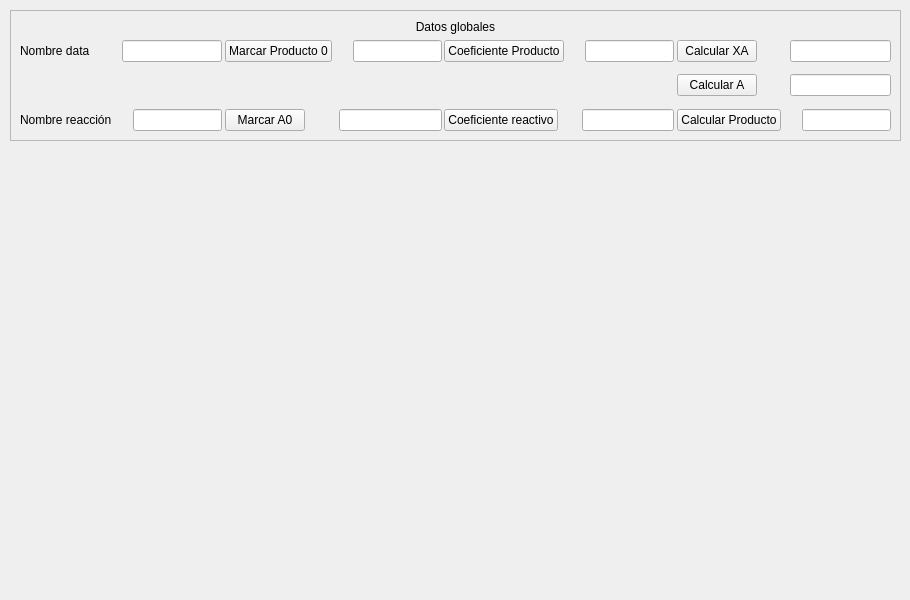
<?xml version="1.0" encoding="UTF-8"?>
<ui version="4.0">
 <class>MainWindow</class>
 <widget class="QMainWindow" name="MainWindow">
  <property name="geometry">
   <rect>
    <x>0</x>
    <y>0</y>
    <width>910</width>
    <height>600</height>
   </rect>
  </property>
  <property name="windowTitle">
   <string>MainWindow</string>
  </property>
  <widget class="QWidget" name="centralwidget">
   <widget class="QFrame" name="frame">
    <property name="geometry">
     <rect>
      <x>10</x>
      <y>10</y>
      <width>891</width>
      <height>131</height>
     </rect>
    </property>
    <property name="maximumSize">
     <size>
      <width>16777215</width>
      <height>150</height>
     </size>
    </property>
    <property name="frameShape">
     <enum>QFrame::StyledPanel</enum>
    </property>
    <property name="frameShadow">
     <enum>QFrame::Raised</enum>
    </property>
    <layout class="QVBoxLayout" name="verticalLayout">
     <item>
      <widget class="QLabel" name="titulo_label">
       <property name="maximumSize">
        <size>
         <width>16777215</width>
         <height>60</height>
        </size>
       </property>
       <property name="text">
        <string>Datos globales</string>
       </property>
       <property name="alignment">
        <set>Qt::AlignCenter</set>
       </property>
      </widget>
     </item>
     <item>
      <layout class="QHBoxLayout" name="horizontalLayout_8">
       <property name="spacing">
        <number>0</number>
       </property>
       <item>
        <layout class="QVBoxLayout" name="verticalLayout_1">
         <property name="spacing">
          <number>0</number>
         </property>
         <item>
          <layout class="QHBoxLayout" name="horizontalLayout_10">
           <property name="spacing">
            <number>0</number>
           </property>
           <item>
            <widget class="QLabel" name="label_21">
             <property name="text">
              <string>Nombre data</string>
             </property>
            </widget>
           </item>
           <item>
            <spacer name="horizontalSpacer_21">
             <property name="orientation">
              <enum>Qt::Horizontal</enum>
             </property>
             <property name="sizeHint" stdset="0">
              <size>
               <width>40</width>
               <height>20</height>
              </size>
             </property>
            </spacer>
           </item>
           <item>
            <widget class="QLineEdit" name="nombre_data_general_edit">
             <property name="text">
              <string/>
             </property>
            </widget>
           </item>
          </layout>
         </item>
         <item>
          <spacer name="verticalSpacer_5">
           <property name="orientation">
            <enum>Qt::Vertical</enum>
           </property>
           <property name="sizeHint" stdset="0">
            <size>
             <width>20</width>
             <height>40</height>
            </size>
           </property>
          </spacer>
         </item>
         <item>
          <layout class="QHBoxLayout" name="horizontalLayout_22">
           <property name="spacing">
            <number>0</number>
           </property>
           <item>
            <widget class="QLabel" name="label_33">
             <property name="text">
              <string>Nombre reacción</string>
             </property>
            </widget>
           </item>
           <item>
            <spacer name="horizontalSpacer_22">
             <property name="orientation">
              <enum>Qt::Horizontal</enum>
             </property>
             <property name="sizeHint" stdset="0">
              <size>
               <width>40</width>
               <height>20</height>
              </size>
             </property>
            </spacer>
           </item>
           <item>
            <widget class="QLineEdit" name="nombre_reaccion_general_edit"/>
           </item>
          </layout>
         </item>
        </layout>
       </item>
       <item>
        <spacer name="horizontalSpacer_8">
         <property name="orientation">
          <enum>Qt::Horizontal</enum>
         </property>
         <property name="sizeHint" stdset="0">
          <size>
           <width>40</width>
           <height>20</height>
          </size>
         </property>
        </spacer>
       </item>
       <item>
        <layout class="QVBoxLayout" name="verticalLayout_2">
         <property name="spacing">
          <number>0</number>
         </property>
         <item>
          <layout class="QHBoxLayout" name="horizontalLayout">
           <property name="spacing">
            <number>0</number>
           </property>
           <item>
            <widget class="QPushButton" name="marcar_producto0_btn">
             <property name="text">
              <string>Marcar Producto 0</string>
             </property>
            </widget>
           </item>
           <item>
            <spacer name="horizontalSpacer">
             <property name="orientation">
              <enum>Qt::Horizontal</enum>
             </property>
             <property name="sizeHint" stdset="0">
              <size>
               <width>40</width>
               <height>20</height>
              </size>
             </property>
            </spacer>
           </item>
           <item>
            <widget class="QLineEdit" name="concentracion_producto_edit"/>
           </item>
          </layout>
         </item>
         <item>
          <spacer name="verticalSpacer">
           <property name="orientation">
            <enum>Qt::Vertical</enum>
           </property>
           <property name="sizeHint" stdset="0">
            <size>
             <width>20</width>
             <height>40</height>
            </size>
           </property>
          </spacer>
         </item>
         <item>
          <layout class="QHBoxLayout" name="horizontalLayout_2">
           <property name="spacing">
            <number>0</number>
           </property>
           <item>
            <widget class="QPushButton" name="marcar_a0_btn">
             <property name="text">
              <string>Marcar A0</string>
             </property>
            </widget>
           </item>
           <item>
            <spacer name="horizontalSpacer_2">
             <property name="orientation">
              <enum>Qt::Horizontal</enum>
             </property>
             <property name="sizeHint" stdset="0">
              <size>
               <width>40</width>
               <height>20</height>
              </size>
             </property>
            </spacer>
           </item>
           <item>
            <widget class="QLineEdit" name="concentracion_reactivo_limitante_edit"/>
           </item>
          </layout>
         </item>
        </layout>
       </item>
       <item>
        <spacer name="horizontalSpacer_9">
         <property name="orientation">
          <enum>Qt::Horizontal</enum>
         </property>
         <property name="sizeHint" stdset="0">
          <size>
           <width>40</width>
           <height>20</height>
          </size>
         </property>
        </spacer>
       </item>
       <item>
        <layout class="QVBoxLayout" name="verticalLayout_3">
         <property name="spacing">
          <number>0</number>
         </property>
         <item>
          <layout class="QHBoxLayout" name="horizontalLayout_3">
           <property name="spacing">
            <number>0</number>
           </property>
           <item>
            <widget class="QPushButton" name="marcar_coeficiente_producto_btn">
             <property name="text">
              <string>Coeficiente Producto</string>
             </property>
            </widget>
           </item>
           <item>
            <spacer name="horizontalSpacer_3">
             <property name="orientation">
              <enum>Qt::Horizontal</enum>
             </property>
             <property name="sizeHint" stdset="0">
              <size>
               <width>40</width>
               <height>20</height>
              </size>
             </property>
            </spacer>
           </item>
           <item>
            <widget class="QLineEdit" name="coeficiente_estequiometrico_producto_edit"/>
           </item>
          </layout>
         </item>
         <item>
          <spacer name="verticalSpacer_2">
           <property name="orientation">
            <enum>Qt::Vertical</enum>
           </property>
           <property name="sizeHint" stdset="0">
            <size>
             <width>20</width>
             <height>40</height>
            </size>
           </property>
          </spacer>
         </item>
         <item>
          <layout class="QHBoxLayout" name="horizontalLayout_4">
           <property name="spacing">
            <number>0</number>
           </property>
           <item>
            <widget class="QPushButton" name="marcar_coeficiente_reactivo_btn">
             <property name="text">
              <string>Coeficiente reactivo</string>
             </property>
            </widget>
           </item>
           <item>
            <spacer name="horizontalSpacer_4">
             <property name="orientation">
              <enum>Qt::Horizontal</enum>
             </property>
             <property name="sizeHint" stdset="0">
              <size>
               <width>40</width>
               <height>20</height>
              </size>
             </property>
            </spacer>
           </item>
           <item>
            <widget class="QLineEdit" name="coeficiente_estequiometrico_reactivo_edit"/>
           </item>
          </layout>
         </item>
        </layout>
       </item>
       <item>
        <spacer name="horizontalSpacer_10">
         <property name="orientation">
          <enum>Qt::Horizontal</enum>
         </property>
         <property name="sizeHint" stdset="0">
          <size>
           <width>40</width>
           <height>20</height>
          </size>
         </property>
        </spacer>
       </item>
       <item>
        <layout class="QVBoxLayout" name="verticalLayout_4">
         <property name="spacing">
          <number>0</number>
         </property>
         <item>
          <layout class="QHBoxLayout" name="horizontalLayout_5">
           <property name="spacing">
            <number>0</number>
           </property>
           <item>
            <widget class="QPushButton" name="calcular_xa">
             <property name="text">
              <string>Calcular XA</string>
             </property>
            </widget>
           </item>
           <item>
            <spacer name="horizontalSpacer_5">
             <property name="orientation">
              <enum>Qt::Horizontal</enum>
             </property>
             <property name="sizeHint" stdset="0">
              <size>
               <width>40</width>
               <height>20</height>
              </size>
             </property>
            </spacer>
           </item>
           <item>
            <widget class="QLineEdit" name="conversion_reactivo_limitante_dc_edit_2"/>
           </item>
          </layout>
         </item>
         <item>
          <spacer name="verticalSpacer_3">
           <property name="orientation">
            <enum>Qt::Vertical</enum>
           </property>
           <property name="sizeHint" stdset="0">
            <size>
             <width>20</width>
             <height>40</height>
            </size>
           </property>
          </spacer>
         </item>
         <item>
          <layout class="QHBoxLayout" name="horizontalLayout_6">
           <property name="spacing">
            <number>0</number>
           </property>
           <item>
            <widget class="QPushButton" name="calcular_a">
             <property name="text">
              <string>Calcular A</string>
             </property>
            </widget>
           </item>
           <item>
            <spacer name="horizontalSpacer_6">
             <property name="orientation">
              <enum>Qt::Horizontal</enum>
             </property>
             <property name="sizeHint" stdset="0">
              <size>
               <width>40</width>
               <height>20</height>
              </size>
             </property>
            </spacer>
           </item>
           <item>
            <widget class="QLineEdit" name="concentracion_reactivo_limitante_calculo"/>
           </item>
          </layout>
         </item>
         <item>
          <spacer name="verticalSpacer_4">
           <property name="orientation">
            <enum>Qt::Vertical</enum>
           </property>
           <property name="sizeHint" stdset="0">
            <size>
             <width>20</width>
             <height>40</height>
            </size>
           </property>
          </spacer>
         </item>
         <item>
          <layout class="QHBoxLayout" name="horizontalLayout_7">
           <property name="spacing">
            <number>0</number>
           </property>
           <item>
            <widget class="QPushButton" name="calcular_producto">
             <property name="text">
              <string>Calcular Producto</string>
             </property>
            </widget>
           </item>
           <item>
            <spacer name="horizontalSpacer_7">
             <property name="orientation">
              <enum>Qt::Horizontal</enum>
             </property>
             <property name="sizeHint" stdset="0">
              <size>
               <width>40</width>
               <height>20</height>
              </size>
             </property>
            </spacer>
           </item>
           <item>
            <widget class="QLineEdit" name="concentracion_producto_calculo_edit"/>
           </item>
          </layout>
         </item>
        </layout>
       </item>
      </layout>
     </item>
    </layout>
   </widget>
  </widget>
 </widget>
 <resources/>
 <connections/>
</ui>
